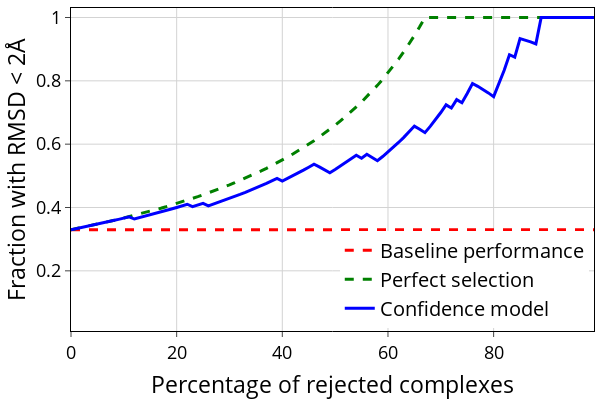

The code cell stored with this chart in its notebook:
### Markdown cell above
### Old calibration plot

### Code cell
import plotly.graph_objects as go
from plotly.offline import init_notebook_mode, iplot

traces={}
traces['Baseline performance']=go.Scatter(x=list(range(100)), y=list(reversed([c/100 for c in no_calibration])), name='Baseline performance', line=dict(color='red',width=3, dash = 'dash'))
traces['Perfect selection']=go.Scatter(x=list(range(100)), y=list(reversed([c/100 for c in perfect_calibration])), name='Perfect selection', line=dict(color='green',width=3, dash = 'dash'))
traces['Confidence model']=go.Scatter(x=list(range(100)), y=list(reversed([c/100 for c in fraction_dataset_rmsds_below_2])), name='Confidence model', line=dict(color='blue',width=3))
data=list(traces.values())

# build and plot figure
fig=go.Figure(data).update_layout(xaxis_title="Percentage of rejected complexes", yaxis_title="Fraction with RMSD < 2Å", width=600, height=400,
                                 margin={'l': 60, 'r': 5, 't': 5, 'b': 60}, plot_bgcolor='white',
                paper_bgcolor='white', legend_title_text='', legend_title_font_size=1,
                legend=dict(yanchor="bottom", y=0.01, xanchor="right", x=0.99, font=dict(size=20, color='black'), ),
                )
fig.update_yaxes(range = [0.01,1.03])
fig.update_layout(margin={'l': 60, 'r': 5, 't': 5, 'b': 60}, plot_bgcolor='white',
                paper_bgcolor='white', legend_title_text='', legend_title_font_size=1,
                legend=dict(yanchor="bottom", y=0.01, xanchor="right", x=0.99, font=dict(size=20, color='black'), ),
                )
fig.update_xaxes(showgrid=True, gridcolor='lightgrey',title_font=dict(size=23, color='black'),mirror=True,ticks='outside',showline=True, linewidth=1, linecolor='black', tickfont = dict(size = 18, color='black'))
fig.update_yaxes(showgrid=True, gridcolor='lightgrey',title_font=dict(size=23, color='black'),mirror=True,ticks='outside',showline=True, linewidth=1, linecolor='black', tickfont = dict(size = 18, color='black'))
fig.write_image('../../plots/confidence_calibration.pdf')

fig.show()

### Figure 1 — Plotly figure (JSON) as saved in the notebook; plotly's stock layout.template omitted (floating-point values rounded to 4 significant figures)
{"data": [{"line": {"color": "red", "dash": "dash", "width": 3}, "name": "Baseline performance", "type": "scatter", "x": [0, 1, 2, 3, 4, 5, 6, 7, 8, 9, 10, 11, 12, 13, 14, 15, 16, 17, 18, 19, 20, 21, 22, 23, 24, 25, 26, 27, 28, 29, 30, 31, 32, 33, 34, 35, 36, 37, 38, 39, 40, 41, 42, 43, 44, 45, 46, 47, 48, 49, 50, 51, 52, 53, 54, 55, 56, 57, 58, 59, 60, 61, 62, 63, 64, 65, 66, 67, 68, 69, 70, 71, 72, 73, 74, 75, 76, 77, 78, 79, 80, 81, 82, 83, 84, 85, 86, 87, 88, 89, 90, 91, 92, 93, 94, 95, 96, 97, 98, 99], "y": [0.33, 0.33, 0.33, 0.33, 0.33, 0.33, 0.33, 0.33, 0.33, 0.33, 0.33, 0.33, 0.33, 0.33, 0.33, 0.33, 0.33, 0.33, 0.33, 0.33, 0.33, 0.33, 0.33, 0.33, 0.33, 0.33, 0.33, 0.33, 0.33, 0.33, 0.33, 0.33, 0.33, 0.33, 0.33, 0.33, 0.33, 0.33, 0.33, 0.33, 0.33, 0.33, 0.33, 0.33, 0.33, 0.33, 0.33, 0.33, 0.33, 0.33, 0.33, 0.33, 0.33, 0.33, 0.33, 0.33, 0.33, 0.33, 0.33, 0.33, 0.33, 0.33, 0.33, 0.33, 0.33, 0.33, 0.33, 0.33, 0.33, 0.33, 0.33, 0.33, 0.33, 0.33, 0.33, 0.33, 0.33, 0.33, 0.33, 0.33, 0.33, 0.33, 0.33, 0.33, 0.33, 0.33, 0.33, 0.33, 0.33, 0.33, 0.33, 0.33, 0.33, 0.33, 0.33, 0.33, 0.33, 0.33, 0.33, 0.33]}, {"line": {"color": "green", "dash": "dash", "width": 3}, "name": "Perfect selection", "type": "scatter", "x": [0, 1, 2, 3, 4, 5, 6, 7, 8, 9, 10, 11, 12, 13, 14, 15, 16, 17, 18, 19, 20, 21, 22, 23, 24, 25, 26, 27, 28, 29, 30, 31, 32, 33, 34, 35, 36, 37, 38, 39, 40, 41, 42, 43, 44, 45, 46, 47, 48, 49, 50, 51, 52, 53, 54, 55, 56, 57, 58, 59, 60, 61, 62, 63, 64, 65, 66, 67, 68, 69, 70, 71, 72, 73, 74, 75, 76, 77, 78, 79, 80, 81, 82, 83, 84, 85, 86, 87, 88, 89, 90, 91, 92, 93, 94, 95, 96, 97, 98, 99], "y": [0.33, 0.3333, 0.3367, 0.3402, 0.3438, 0.3474, 0.3511, 0.3548, 0.3587, 0.3626, 0.3667, 0.3708, 0.375, 0.3793, 0.3837, 0.3882, 0.3929, 0.3976, 0.4024, 0.4074, 0.4125, 0.4177, 0.4231, 0.4286, 0.4342, 0.44, 0.4459, 0.4521, 0.4583, 0.4648, 0.4714, 0.4783, 0.4853, 0.4925, 0.5, 0.5077, 0.5156, 0.5238, 0.5323, 0.541, 0.55, 0.5593, 0.569, 0.5789, 0.5893, 0.6, 0.6111, 0.6226, 0.6346, 0.6471, 0.66, 0.6735, 0.6875, 0.7021, 0.7174, 0.7333, 0.75, 0.7674, 0.7857, 0.8049, 0.825, 0.8462, 0.8684, 0.8919, 0.9167, 0.9429, 0.9706, 1, 1, 1, 1, 1, 1, 1, 1, 1, 1, 1, 1, 1, 1, 1, 1, 1, 1, 1, 1, 1, 1, 1, 1, 1, 1, 1, 1, 1, 1, 1, 1, 1]}, {"line": {"color": "blue", "width": 3}, "name": "Confidence model", "type": "scatter", "x": [0, 1, 2, 3, 4, 5, 6, 7, 8, 9, 10, 11, 12, 13, 14, 15, 16, 17, 18, 19, 20, 21, 22, 23, 24, 25, 26, 27, 28, 29, 30, 31, 32, 33, 34, 35, 36, 37, 38, 39, 40, 41, 42, 43, 44, 45, 46, 47, 48, 49, 50, 51, 52, 53, 54, 55, 56, 57, 58, 59, 60, 61, 62, 63, 64, 65, 66, 67, 68, 69, 70, 71, 72, 73, 74, 75, 76, 77, 78, 79, 80, 81, 82, 83, 84, 85, 86, 87, 88, 89, 90, 91, 92, 93, 94, 95, 96, 97, 98, 99], "y": [0.33, 0.3333, 0.3367, 0.3402, 0.3438, 0.3474, 0.3511, 0.3548, 0.3587, 0.3626, 0.3667, 0.3708, 0.3636, 0.3678, 0.3721, 0.3765, 0.381, 0.3855, 0.3902, 0.3951, 0.4, 0.4051, 0.4103, 0.4026, 0.4079, 0.4133, 0.4054, 0.411, 0.4167, 0.4225, 0.4286, 0.4348, 0.4412, 0.4478, 0.4545, 0.4615, 0.4688, 0.4762, 0.4839, 0.4918, 0.4833, 0.4915, 0.5, 0.5088, 0.5179, 0.5273, 0.537, 0.5283, 0.5192, 0.5098, 0.52, 0.5306, 0.5417, 0.5532, 0.5652, 0.5556, 0.5682, 0.5581, 0.5476, 0.561, 0.575, 0.5897, 0.6053, 0.6216, 0.6389, 0.6571, 0.6471, 0.6364, 0.6562, 0.6774, 0.7, 0.7241, 0.7143, 0.7407, 0.7308, 0.76, 0.7917, 0.7826, 0.7727, 0.7619, 0.75, 0.7895, 0.8333, 0.8824, 0.875, 0.9333, 0.9286, 0.9231, 0.9167, 1, 1, 1, 1, 1, 1, 1, 1, 1, 1, 1]}], "layout": {"height": 400, "legend": {"font": {"color": "black", "size": 20}, "title": {"font": {"size": 1}, "text": ""}, "x": 0.99, "xanchor": "right", "y": 0.01, "yanchor": "bottom"}, "margin": {"b": 60, "l": 60, "r": 5, "t": 5}, "paper_bgcolor": "white", "plot_bgcolor": "white", "width": 600, "xaxis": {"autorange": true, "gridcolor": "lightgrey", "linecolor": "black", "linewidth": 1, "mirror": true, "range": [0, 99], "showgrid": true, "showline": true, "tickfont": {"color": "black", "size": 18}, "ticks": "outside", "title": {"font": {"color": "black", "size": 23}, "text": "Percentage of rejected complexes"}, "type": "linear"}, "yaxis": {"gridcolor": "lightgrey", "linecolor": "black", "linewidth": 1, "mirror": true, "range": [0.01, 1.03], "showgrid": true, "showline": true, "tickfont": {"color": "black", "size": 18}, "ticks": "outside", "title": {"font": {"color": "black", "size": 23}, "text": "Fraction with RMSD < 2Å"}, "type": "linear"}}}
